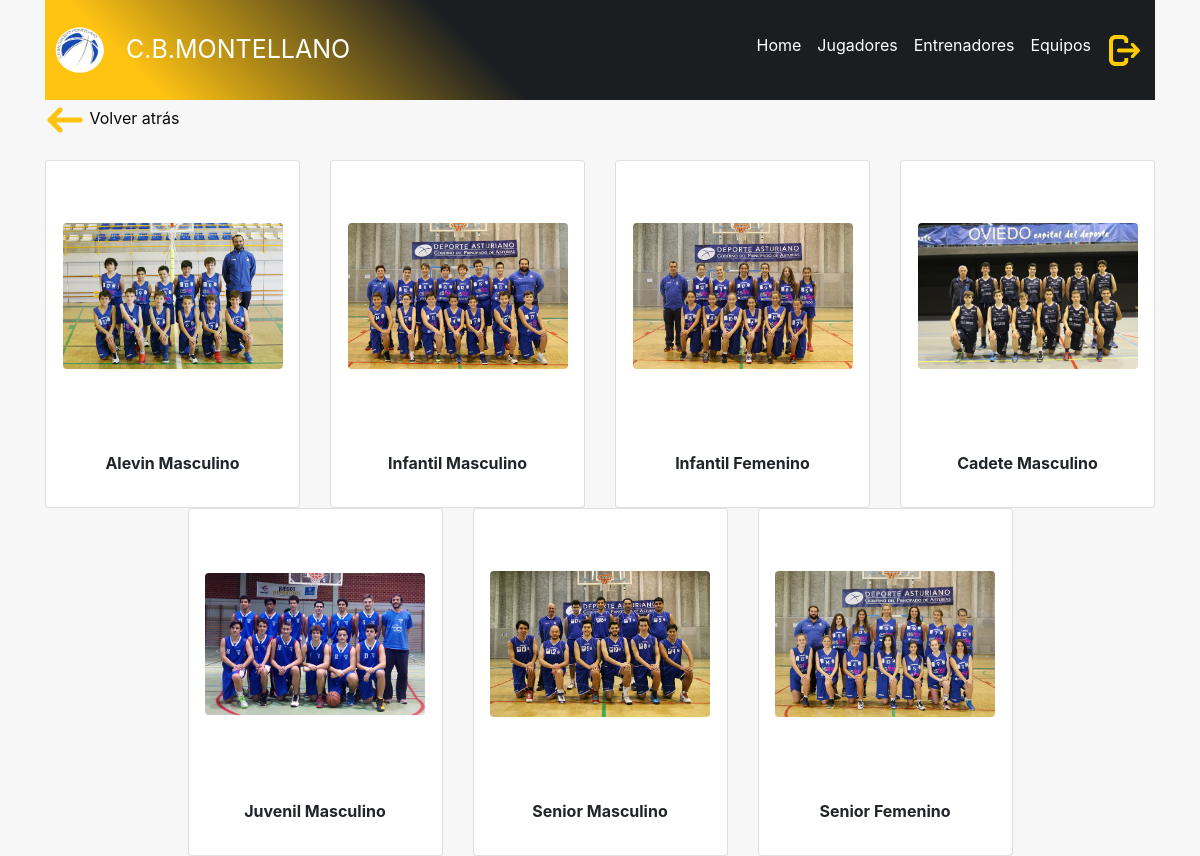
The page /usuario/buscarequipos.php (signed in) on the database its author committed.
### tables this page shows
CREATE TABLE `equipo` (
  `idequipo` int(11) unsigned NOT NULL AUTO_INCREMENT,
  `nombre` varchar(100) NOT NULL,
  `foto` varchar(300) DEFAULT NULL,
  PRIMARY KEY (`idequipo`)
);

### usuario/buscarequipos.php (the view, shortened to what this page needs)
<!DOCTYPE html>
<html lang="es">
<head>
  <link rel="stylesheet" href="https://stackpath.bootstrapcdn.com/bootstrap/4.2.1/css/bootstrap.min.css">
  <link rel="stylesheet" type="text/css" href="../header/header.css">
  <link rel="stylesheet" type="text/css" href="style.css">
  <link href="//maxcdn.bootstrapcdn.com/font-awesome/4.2.0/css/font-awesome.min.css" rel="stylesheet">
</head>
<body>
<div class="container">
<?php
    include_once "../header/header.php";
?>
<div class="row justify-content-start" id="flechaatras">
    <div clas="col-md-6">
      <a href="equipos.php"><img src="back.png" width="40px" height="40px" id="fotoflecha"/> Volver atrás</a>
    </div>
</div>
    <?php
      $connection = new mysqli("localhost", "juan", "2asirtriana", "cbmontellano");
      $connection->set_charset("utf8");
      $busqueda = $_POST['busquedaequipos'];
      $query="select nombre, foto from equipo
        WHERE nombre LIKE '%$busqueda%'";
      if ($result = $connection->query($query)) {
        if ($result->num_rows==0){
            echo "<div class='alert alert-danger alert-dismissable'>
                    <button type='button' class='close' data-dismiss='alert'>&times;</button>
                    Actualmente no tenemos ningún equipo de la categoría '$_POST[busquedaequipos]'
                </div>";
          }else{
      echo "<div class='row justify-content-center' id='fotosbusqueda'>";
          while($obj = $result->fetch_object()){
            echo "<div class='col-md-3'>";
            echo "<div class='card'>";
            echo "<div class='d-flex align-items-center' style='witdh:220px;height:270px'><img class='rounded mx-auto d-block img-fluid' width='220px' height='220px' src='".$obj->foto."'id='fotojugador'/></div>";
            echo "<div class='card-body'>";
            echo "<div class='card-title' id='textocards'><b>".$obj->nombre." </b></div>";
            echo "</div>";
            echo "</div>";
            echo "</div>";
          }
          echo "</div>";
      }
    }
    ?>
    </div>
  </body>
</html>

### header/header.php (shortened to what this page needs)
<div class="sticky-top">
    <header class="topbar">
      <nav class="navbar navbar-expand-lg navbar-dark mx-background-top-linear">
        <a class="navbar-brand" href="../paginaprincipal/paginaprincipalusuario.php"><img src="../login/logo.png" width="60" height="80"/></a>
        <a class="navbar-brand" href="../paginaprincipal/paginaprincipalusuario.php" id="textocabecera">C.B.MONTELLANO</a>
        <div class="collapse navbar-collapse" id="navbarResponsive">
          <ul class="navbar-nav ml-auto">
            <li class="nav-item">
              <a class="nav-link" href="../paginaprincipal/paginaprincipalusuario.php" id="itemsbarra">Home</a>
            </li>
            <li class="nav-item">
              <a class="nav-link" href="../usuario/jugadores.php" id="itemsbarra">Jugadores</a>
            </li>
            <li class="nav-item">
              <a class="nav-link" href="../usuario/entrenadores.php" id="itemsbarra">Entrenadores</a>
            </li>
            <li class="nav-item">
              <a class="nav-link" href="../usuario/equipos.php" id="itemsbarra">Equipos</a>
            </li>
            <li class="nav-item">
              <a class="nav-link" href="../admin/cerrarsesion.php"><img src="../header/logout.png" width='35px' height='35px'/></a>
            </li>
          </ul>
        </div>
    </nav>
  </header>
</div>

### header/header.css (style rules this page uses)
body { margin: 0; font-family: -apple-system,BlinkMacSystemFont,"Segoe UI",Roboto,"Helvetica Neue",Arial,sans-serif; font-size: 1rem; font-weight: 400; line-height: 1.5; color: #212529; background-color: #f7f7f7; }
.navbar { display: -ms-flexbox; display: flex; -ms-flex-wrap: wrap; flex-wrap: wrap; -ms-flex-align: center; align-items: center; -ms-flex-pack: justify; justify-content: space-between; padding: 5px; }
.topbar { background-color: black; padding: 0; }
header .navbar { margin-bottom: 0; }
a { color: #0a0a0a; text-decoration: none; }
li { list-style-type: none; }
.mx-background-top-linear { background: -webkit-linear-gradient(45deg, #FFC312 48%, #1b1e21 48%); background: -webkit-linear-gradient(left, #FFC312 48%, #1b1e21 48%); background: linear-gradient(45deg, #FFC312 10%, #1b1e21 40%); }
#textocabecera { font-size: 25px; }

### usuario/style.css (style rules this page uses)
#itemsbarra { color: white; }
#textocards { text-align: center; }
#fotosbusqueda { margin-top:20px; }
#flechaatras { margin-left: 0px; }

### rows shown on the page
equipo: foto (picture), nombre "Alevin Masculino"
equipo: foto (picture), nombre "Infantil Masculino"
equipo: foto (picture), nombre "Infantil Femenino"
equipo: foto (picture), nombre "Cadete Masculino"
equipo: foto (picture), nombre "Juvenil Masculino"
equipo: foto (picture), nombre "Senior Masculino"
equipo: foto (picture), nombre "Senior Femenino"
